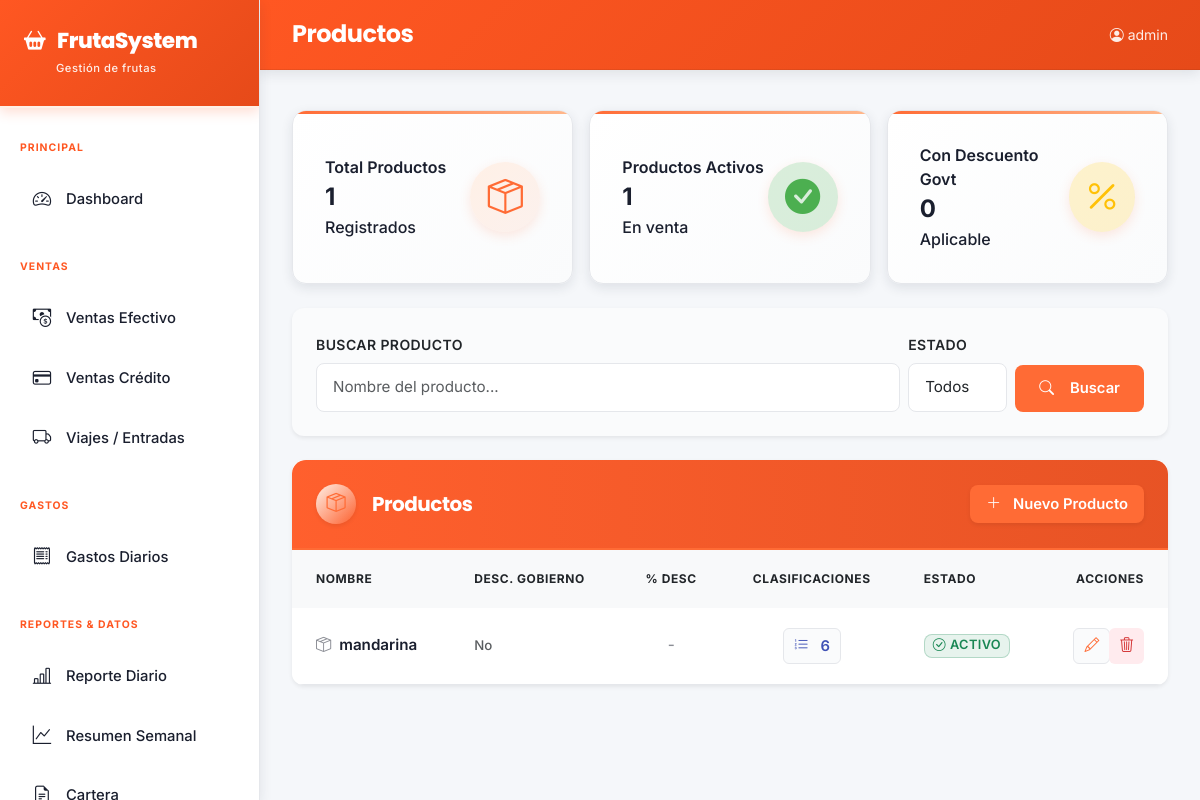
/productos/ (signed in), run on an earlier commit of the app's database.
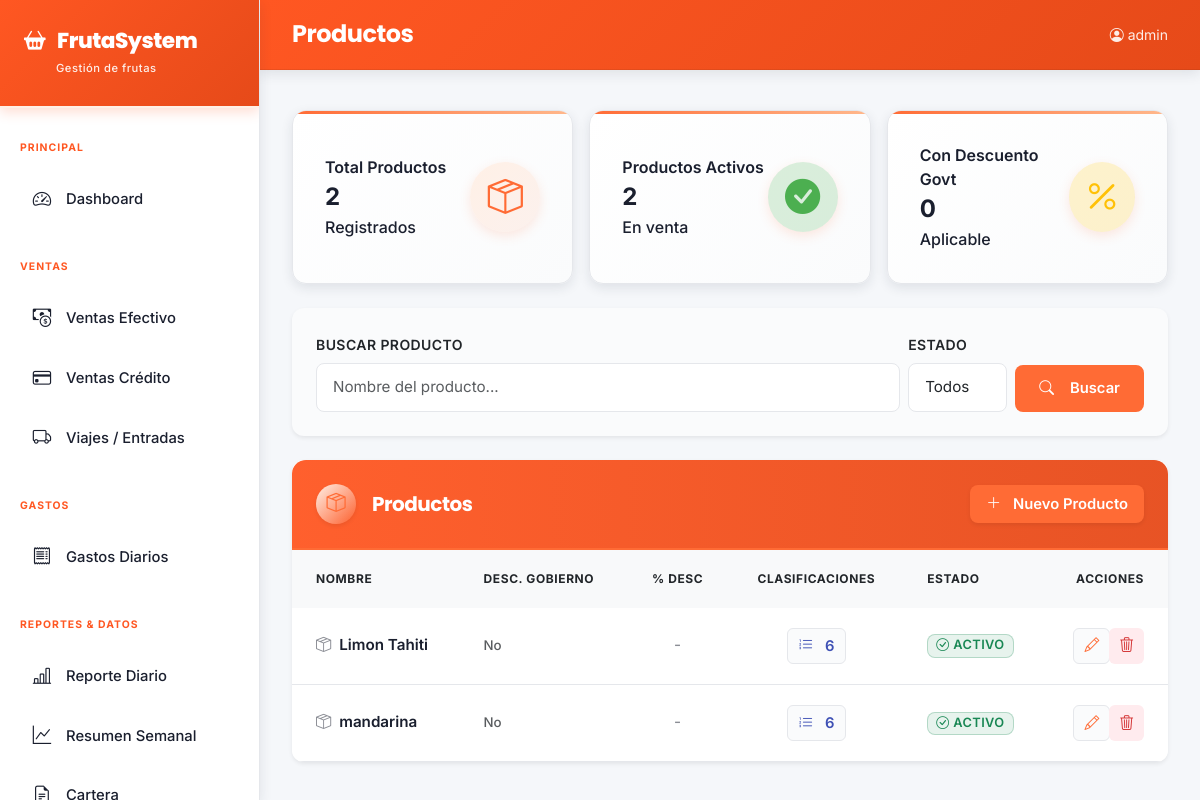
And on a later commit of the database.
### core/models.py (models this page shows, shortened)
class Producto(models.Model):
    nombre = models.CharField(max_length=100, verbose_name='Nombre')
    tiene_descuento_gobierno = models.BooleanField(default=False, verbose_name='Descuento gobierno')
    porcentaje_descuento = models.DecimalField(max_digits=5, decimal_places=2, default=0, verbose_name='% Descuento gobierno')
    activo = models.BooleanField(default=True, verbose_name='Activo')
    class Meta:
        verbose_name = 'Producto'; verbose_name_plural = 'Productos'; ordering = ['nombre']

### core/views.py (the view)
# urls.py: path('productos/', views.producto_list, name='producto_list'),
@login_required
def producto_list(request):
    productos = Producto.objects.all()
    num_productos = productos.count()
    num_activos = productos.filter(activo=True).count()
    num_descuento = productos.filter(tiene_descuento_gobierno=True).count()
    return render(request, 'core/producto_list.html', {
        'productos': productos,
        'num_productos': num_productos, 'num_activos': num_activos, 'num_descuento': num_descuento
    })

### core/templates/core/producto_list.html (shortened to what the changed rows need)
{% extends 'core/base.html' %}
{% block content %}
<div class="row row-cols-1 row-cols-md-3 g-3 mb-4">
  <div class="col">
    <div class="stat-card-white h-100">
      <div>
        <div class="small fw-semibold">Total Productos</div>
        <div class="fs-4 fw-bold">{{ num_productos }}</div>
        <div class="small">Registrados</div>
      </div>
    </div>
  </div>
  <div class="col">
    <div class="stat-card-white h-100">
      <div>
        <div class="small fw-semibold">Productos Activos</div>
        <div class="fs-4 fw-bold">{{ num_activos|default:0 }}</div>
        <div class="small">En venta</div>
      </div>
    </div>
  </div>
</div>
<div class="card border-0 shadow-sm" style="border-radius: 12px; overflow: hidden;">
  <div class="card-body p-0">
    <div class="table-responsive">
      <table class="table table-hover align-middle mb-0">
        <thead class="bg-light">
          <tr>
            <th class="ps-4 fw-bold small" style="color: var(--text-secondary);">NOMBRE</th>
            <th class="fw-bold small" style="color: var(--text-secondary);">DESC. GOBIERNO</th>
            <th class="fw-bold small text-center" style="color: var(--text-secondary);">% DESC</th>
            <th class="fw-bold small text-center" style="color: var(--text-secondary);">CLASIFICACIONES</th>
            <th class="fw-bold small" style="color: var(--text-secondary);">ESTADO</th>
            <th class="text-end pe-4 fw-bold small" style="color: var(--text-secondary);">ACCIONES</th>
          </tr>
        </thead>
        <tbody class="border-top-0">
        {% for p in productos %}
        <tr>
          <td class="ps-4 fw-semibold" style="color: var(--text-main);">
            <i class="bi bi-box-seam me-2" style="opacity: 0.5;"></i>{{ p.nombre }}
          </td>
          <td>
            {% if p.tiene_descuento_gobierno %}
              <span class="badge bg-warning bg-opacity-10 text-warning border border-warning border-opacity-25 px-2 py-1">
                <i class="bi bi-check-circle me-1"></i>Sí
              </span>
            {% else %}
              <span class="text-muted small">No</span>
            {% endif %}
          </td>
          <td class="text-center">
            {% if p.tiene_descuento_gobierno %}
              <span class="fw-semibold" style="color: var(--text-main);">{{ p.porcentaje_descuento }}%</span>
            {% else %}
              <span style="opacity: 0.5;">-</span>
            {% endif %}
          </td>
          <td class="text-center">
            <a href="{% url 'producto_clasificaciones' p.pk %}" class="btn btn-sm" style="background-color: var(--bg-light); color: #3f51b5; border-radius: 6px; padding: 6px 10px; border: 1px solid var(--border-light);" title="Ver Clasificaciones">
              <i class="bi bi-list-ol me-1"></i>{{ p.clasificaciones.count }}
            </a>
          </td>
          <td>
            {% if p.activo %}
              <span class="badge bg-success bg-opacity-10 text-success border border-success border-opacity-25 px-2 py-1">
                <i class="bi bi-check-circle me-1"></i>Activo
              </span>
            {% else %}
              <span class="badge bg-secondary bg-opacity-10 text-secondary border border-secondary border-opacity-25 px-2 py-1">
                <i class="bi bi-x-circle me-1"></i>Inactivo
              </span>
            {% endif %}
          </td>
          <td class="text-end pe-4">
            <div class="btn-group btn-group-sm" role="group">
              <a href="{% url 'producto_edit' p.pk %}" class="btn btn-sm" style="background-color: var(--bg-light); color: var(--orange-primary); border-radius: 6px; padding: 6px 10px; border: 1px solid var(--border-light);" title="Editar">
                <i class="bi bi-pencil"></i>
              </a>
              <a href="{% url 'producto_delete' p.pk %}" class="btn btn-sm" style="background-color: #ffebee; color: #d32f2f; border-radius: 6px; padding: 6px 10px; border: none;" title="Eliminar">
                <i class="bi bi-trash3"></i>
              </a>
            </div>
          </td>
        </tr>
        {% endfor %}
        </tbody>
      </table>
    </div>
  </div>
</div>
{% endblock %}

What changed in the data, as far as the page shows it:
added Producto: nombre "Limon Tahiti", tiene_descuento_gobierno "No", clasificaciones.count "6", activo True (drawn)
Also different on the page:
{{ num_productos }}: "1" → "2"
{{ num_activos|default:0 }}: "1" → "2"
